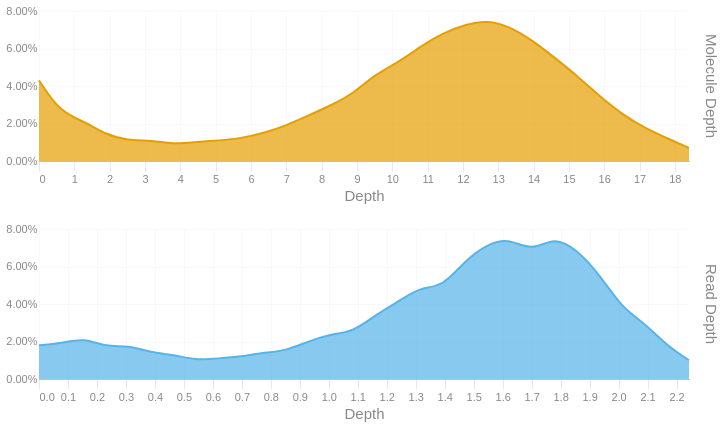

Source (notebook cell):
### Code cell
readdep = depth_hist(tb['Read Depth'], q99, 3)
readdep = readdep.with_columns(pl.lit('Read Depth').alias('Metric'))
if not SKIPLR:
    moldep = depth_hist(tb['Molecule Depth'], mol_q99, 1)
    moldep = moldep.with_columns(pl.lit('Molecule Depth').alias('Metric'))
    _hist = pl.concat([readdep, moldep])
    _hist = _hist.filter(pl.col('Proportion') != 0)
    with SafeRender(_hist):
        (
            alt.Chart(_hist)        
            .mark_area(interpolate = "basis")
            .encode(
                x=alt.X('Bin:Q').scale(domainMin=0).axis(alt.Axis(title='Depth')),
                y = alt.Y('Proportion:Q', title = None).axis(format = '.2%'),
                color = alt.Color('Metric:N').legend(None),
                row = alt.Row("Metric:N").header(title = None, labelOrient = 'right'),
                tooltip = [
                    alt.Tooltip("Metric:N", title = "Metric"),
                    alt.Tooltip('Interval:N', title = "Depth Interval"),
                    alt.Tooltip('Proportion:Q', title = "% Alignments").format('.2%')
                ]
            )
            .resolve_scale(x='independent', y='independent')
            .properties(
                height = 150, width = 650,
                usermeta={'embedOptions': {'downloadFileName': f'{samplename}.depth.hist'}}
            )
        ).display()
else:
    readdep = readdep.filter(pl.col('Proportion') != 0)
    with SafeRender(readdep):
        (
            alt.Chart(readdep)        
            .mark_area(interpolate = "basis")
            .encode(
                x=alt.X('Bin:Q').scale(domainMin=0).axis(alt.Axis(title='Depth')),
                y = alt.Y('Proportion:Q', title = None).axis(format = '.2%'),
                tooltip = [
                    alt.Tooltip('Interval:N', title = "Depth Interval"),
                    alt.Tooltip('Proportion:Q', title = "% Alignments").format('.2%')
                ]
            )
            .properties(
                usermeta={'embedOptions': {'downloadFileName': f'{samplename}.depth.hist'}}
            )
        ).display()

### Figure 1 — Vega-Lite specification as saved in the notebook (floating-point values rounded to 4 significant figures)
{"width": 650, "height": 150, "config": {"title": {"anchor": "start", "dy": -15, "fontSize": 18, "color": "#888888", "subtitleColor": "#888888", "subtitleFontSize": 14}, "arc": {"fill": "#0072B2"}, "axis": {"domainColor": "#888888", "domainWidth": 0.5, "gridWidth": 0.2, "grid": false, "titleFontWeight": 400, "titleFontSize": 15, "labelFontSize": 11, "labelColor": "#888888", "tickColor": "#888888", "tickWidth": 0.2, "titleColor": "#888888"}, "axisBand": {"grid": false}, "axisX": {"grid": true, "tickSize": 10, "domainCap": "round"}, "axisY": {"domain": false, "grid": true, "tickSize": 0, "domainCap": "round"}, "background": "transparent", "header": {"labelFontSize": 15, "labelColor": "#888888", "titleFontSize": 15, "titleFontWeight": 600, "titleColor": "#888888"}, "legend": {"labelFont": "sans-serif", "labelFontSize": 12, "labelColor": "#888888", "symbolSize": 100, "symbolType": "circle", "titleFontSize": 12, "titlePadding": 10, "titleColor": "#888888", "title": null}, "range": {"category": ["#E69F00", "#56B4E9", "#009E73", "#F0E442", "#0072B2", "#D55E00", "#CC79A7", "#000000"], "diverging": ["#cfe8f3", "#a2d4ec", "#73bfe2", "#46abdb", "#1696d2", "#12719e"]}, "area": {"fill": "#0072B2", "fillOpacity": 0.7, "line": true, "strokeOpacity": 0.7}, "line": {"color": "#0072B2", "stroke": "#0072B2", "strokeWidth": 2}, "trail": {"color": "#0072B2", "stroke": "#0072B2", "strokeWidth": 0, "size": 1}, "point": {"filled": true, "fillOpacity": 1.0, "size": 95}, "text": {"color": "#888888", "fontSize": 11, "align": "right", "fontWeight": 400, "size": 11}, "bar": {"fill": "#0072B2", "stroke": null}, "view": {"stroke": null, "continuousWidth": 660, "continuousHeight": 400}}, "data": {"name": "data-327eac9fbe2343ef7afcb208f8c3e409"}, "mark": {"type": "area", "interpolate": "basis"}, "encoding": {"color": {"field": "Metric", "legend": null, "type": "nominal"}, "row": {"field": "Metric", "header": {"title": null, "labelOrient": "right"}, "type": "nominal"}, "tooltip": [{"field": "Metric", "title": "Metric", "type": "nominal"}, {"field": "Interval", "title": "Depth Interval", "type": "nominal"}, {"field": "Proportion", "format": ".2%", "title": "% Alignments", "type": "quantitative"}], "x": {"axis": {"title": "Depth"}, "field": "Bin", "scale": {"domainMin": 0}, "type": "quantitative"}, "y": {"axis": {"format": ".2%"}, "field": "Proportion", "title": null, "type": "quantitative"}}, "resolve": {"scale": {"x": "independent", "y": "independent"}}, "usermeta": {"embedOptions": {"downloadFileName": "TF26LRJL0089_50B_H_10484332_23Y22YLT4_L7.depth.hist"}}, "$schema": "https://vega.github.io/schema/vega-lite/v6.4.1.json", "datasets": {"data-327eac9fbe2343ef7afcb208f8c3e409": [{"Bin": 0.0, "Interval": "0.0-0.077", "Proportion": 0.018, "Metric": "Read Depth"}, {"Bin": 0.077, "Interval": "0.077-0.155", "Proportion": 0.019, "Metric": "Read Depth"}, {"Bin": 0.155, "Interval": "0.155-0.232", "Proportion": 0.022, "Metric": "Read Depth"}, {"Bin": 0.232, "Interval": "0.232-0.309", "Proportion": 0.017, "Metric": "Read Depth"}, {"Bin": 0.309, "Interval": "0.309-0.387", "Proportion": 0.018, "Metric": "Read Depth"}, {"Bin": 0.387, "Interval": "0.387-0.464", "Proportion": 0.014, "Metric": "Read Depth"}, {"Bin": 0.464, "Interval": "0.464-0.541", "Proportion": 0.013, "Metric": "Read Depth"}, {"Bin": 0.541, "Interval": "0.541-0.619", "Proportion": 0.01, "Metric": "Read Depth"}, {"Bin": 0.619, "Interval": "0.619-0.696", "Proportion": 0.011, "Metric": "Read Depth"}, {"Bin": 0.696, "Interval": "0.696-0.773", "Proportion": 0.012, "Metric": "Read Depth"}, {"Bin": 0.773, "Interval": "0.773-0.851", "Proportion": 0.014, "Metric": "Read Depth"}, {"Bin": 0.851, "Interval": "0.851-0.928", "Proportion": 0.015, "Metric": "Read Depth"}, {"Bin": 0.928, "Interval": "0.928-1.005", "Proportion": 0.02, "Metric": "Read Depth"}, {"Bin": 1.005, "Interval": "1.005-1.083", "Proportion": 0.024, "Metric": "Read Depth"}, {"Bin": 1.083, "Interval": "1.083-1.16", "Proportion": 0.025, "Metric": "Read Depth"}, {"Bin": 1.16, "Interval": "1.16-1.237", "Proportion": 0.034, "Metric": "Read Depth"}, {"Bin": 1.237, "Interval": "1.237-1.315", "Proportion": 0.041, "Metric": "Read Depth"}, {"Bin": 1.315, "Interval": "1.315-1.392", "Proportion": 0.049, "Metric": "Read Depth"}, {"Bin": 1.392, "Interval": "1.392-1.469", "Proportion": 0.049, "Metric": "Read Depth"}, {"Bin": 1.469, "Interval": "1.469-1.547", "Proportion": 0.063, "Metric": "Read Depth"}, {"Bin": 1.547, "Interval": "1.547-1.624", "Proportion": 0.072, "Metric": "Read Depth"}, {"Bin": 1.624, "Interval": "1.624-1.701", "Proportion": 0.075, "Metric": "Read Depth"}, {"Bin": 1.701, "Interval": "1.701-1.779", "Proportion": 0.068, "Metric": "Read Depth"}, {"Bin": 1.779, "Interval": "1.779-1.856", "Proportion": 0.076, "Metric": "Read Depth"}, {"Bin": 1.856, "Interval": "1.856-1.933", "Proportion": 0.069, "Metric": "Read Depth"}, {"Bin": 1.933, "Interval": "1.933-2.011", "Proportion": 0.056, "Metric": "Read Depth"}, {"Bin": 2.011, "Interval": "2.011-2.088", "Proportion": 0.038, "Metric": "Read Depth"}, {"Bin": 2.088, "Interval": "2.088-2.165", "Proportion": 0.03, "Metric": "Read Depth"}, {"Bin": 2.165, "Interval": "2.165-2.243", "Proportion": 0.018, "Metric": "Read Depth"}, {"Bin": 2.243, "Interval": "2.243-2.32", "Proportion": 0.01, "Metric": "Read Depth"}, {"Bin": 0.0, "Interval": "0.0-0.6", "Proportion": 0.043, "Metric": "Molecule Depth"}, {"Bin": 0.6, "Interval": "0.6-1.3", "Proportion": 0.026, "Metric": "Molecule Depth"}, {"Bin": 1.3, "Interval": "1.3-1.9", "Proportion": 0.021, "Metric": "Molecule Depth"}, {"Bin": 1.9, "Interval": "1.9-2.5", "Proportion": 0.014, "Metric": "Molecule Depth"}, {"Bin": 2.5, "Interval": "2.5-3.2", "Proportion": 0.011, "Metric": "Molecule Depth"}, {"Bin": 3.2, "Interval": "3.2-3.8", "Proportion": 0.011, "Metric": "Molecule Depth"}, {"Bin": 3.8, "Interval": "3.8-4.4", "Proportion": 0.009, "Metric": "Molecule Depth"}, {"Bin": 4.4, "Interval": "4.4-5.1", "Proportion": 0.01, "Metric": "Molecule Depth"}, {"Bin": 5.1, "Interval": "5.1-5.7", "Proportion": 0.011, "Metric": "Molecule Depth"}, {"Bin": 5.7, "Interval": "5.7-6.4", "Proportion": 0.012, "Metric": "Molecule Depth"}, {"Bin": 6.4, "Interval": "6.4-7.0", "Proportion": 0.015, "Metric": "Molecule Depth"}, {"Bin": 7.0, "Interval": "7.0-7.6", "Proportion": 0.019, "Metric": "Molecule Depth"}, {"Bin": 7.6, "Interval": "7.6-8.3", "Proportion": 0.024, "Metric": "Molecule Depth"}, {"Bin": 8.3, "Interval": "8.3-8.9", "Proportion": 0.03, "Metric": "Molecule Depth"}, {"Bin": 8.9, "Interval": "8.9-9.5", "Proportion": 0.036, "Metric": "Molecule Depth"}, {"Bin": 9.5, "Interval": "9.5-10.2", "Proportion": 0.046, "Metric": "Molecule Depth"}, {"Bin": 10.2, "Interval": "10.2-10.8", "Proportion": 0.053, "Metric": "Molecule Depth"}, {"Bin": 10.8, "Interval": "10.8-11.4", "Proportion": 0.061, "Metric": "Molecule Depth"}, {"Bin": 11.4, "Interval": "11.4-12.1", "Proportion": 0.068, "Metric": "Molecule Depth"}, {"Bin": 12.1, "Interval": "12.1-12.7", "Proportion": 0.073, "Metric": "Molecule Depth"}, {"Bin": 12.7, "Interval": "12.7-13.3", "Proportion": 0.075, "Metric": "Molecule Depth"}, {"Bin": 13.3, "Interval": "13.3-14.0", "Proportion": 0.072, "Metric": "Molecule Depth"}, {"Bin": 14.0, "Interval": "14.0-14.6", "Proportion": 0.064, "Metric": "Molecule Depth"}, {"Bin": 14.6, "Interval": "14.6-15.2", "Proportion": 0.055, "Metric": "Molecule Depth"}, {"Bin": 15.2, "Interval": "15.2-15.9", "Proportion": 0.046, "Metric": "Molecule Depth"}, {"Bin": 15.9, "Interval": "15.9-16.5", "Proportion": 0.034, "Metric": "Molecule Depth"}, {"Bin": 16.5, "Interval": "16.5-17.2", "Proportion": 0.025, "Metric": "Molecule Depth"}, {"Bin": 17.2, "Interval": "17.2-17.8", "Proportion": 0.017, "Metric": "Molecule Depth"}, {"Bin": 17.8, "Interval": "17.8-18.4", "Proportion": 0.012, "Metric": "Molecule Depth"}, {"Bin": 18.4, "Interval": "18.4-19.06", "Proportion": 0.007, "Metric": "Molecule Depth"}]}}
